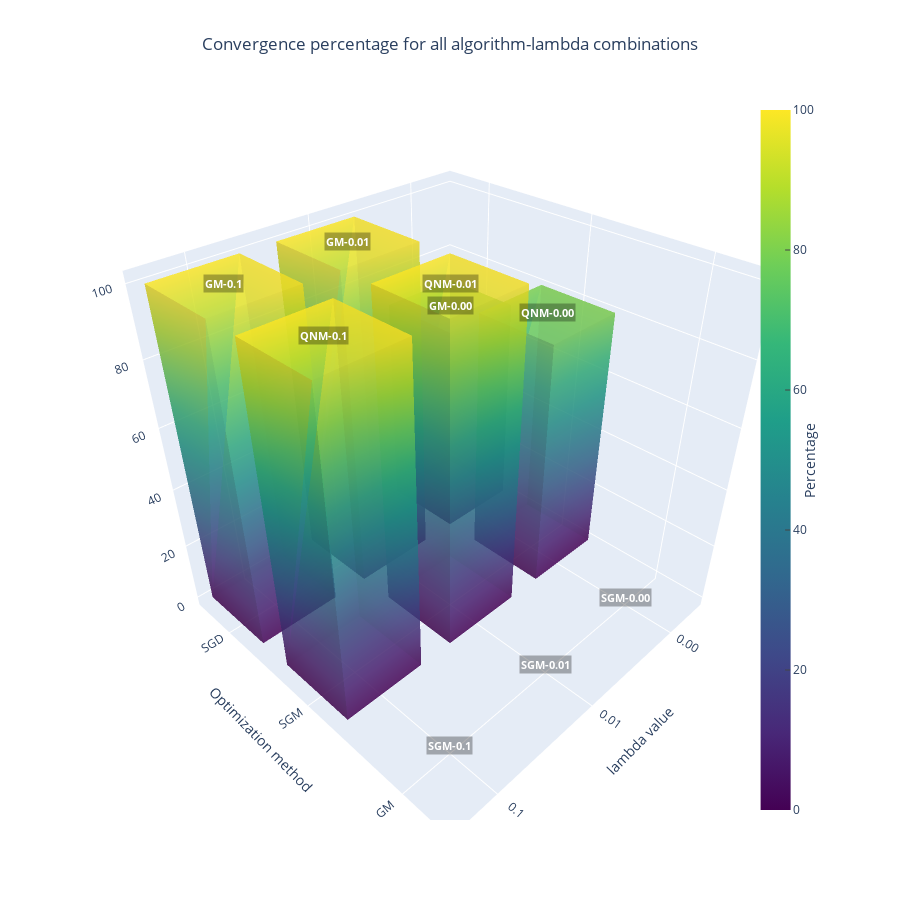

Write notebook code for a chart like this one.
### Code cell
fig = barchart3d(
    label, la_isd_conv_prc,
    'Convergence percentage for all algorithm-lambda combinations', 'Percentage',
    colorscale='Viridis', opacity=0.6, flatshading=True)
fig.show()
# save the figure
fig.write_image("GC_for_la.png")

### Figure 1 — Plotly figure (JSON) as saved in the notebook; plotly's stock layout.template omitted (floating-point values rounded to 4 significant figures)
{"data": [{"alphahull": 0, "coloraxis": "coloraxis", "flatshading": true, "hoverinfo": "skip", "intensity": [0, 0, 0, 0, 70, 70, 70, 70], "opacity": 0.6, "type": "mesh3d", "x": [-0.35, -0.35, 0.35, 0.35, -0.35, -0.35, 0.35, 0.35], "y": [-0.35, 0.35, 0.35, -0.35, -0.35, 0.35, 0.35, -0.35], "z": [0, 0, 0, 0, 70, 70, 70, 70]}, {"alphahull": 0, "coloraxis": "coloraxis", "flatshading": true, "hoverinfo": "skip", "intensity": [0, 0, 0, 0, 100, 100, 100, 100], "opacity": 0.6, "type": "mesh3d", "x": [0.65, 0.65, 1.35, 1.35, 0.65, 0.65, 1.35, 1.35], "y": [-0.35, 0.35, 0.35, -0.35, -0.35, 0.35, 0.35, -0.35], "z": [0, 0, 0, 0, 100, 100, 100, 100]}, {"alphahull": 0, "coloraxis": "coloraxis", "flatshading": true, "hoverinfo": "skip", "intensity": [0, 0, 0, 0, 100, 100, 100, 100], "opacity": 0.6, "type": "mesh3d", "x": [1.65, 1.65, 2.35, 2.35, 1.65, 1.65, 2.35, 2.35], "y": [-0.35, 0.35, 0.35, -0.35, -0.35, 0.35, 0.35, -0.35], "z": [0, 0, 0, 0, 100, 100, 100, 100]}, {"alphahull": 0, "coloraxis": "coloraxis", "flatshading": true, "hoverinfo": "skip", "intensity": [0, 0, 0, 0, 80, 80, 80, 80], "opacity": 0.6, "type": "mesh3d", "x": [-0.35, -0.35, 0.35, 0.35, -0.35, -0.35, 0.35, 0.35], "y": [0.65, 1.35, 1.35, 0.65, 0.65, 1.35, 1.35, 0.65], "z": [0, 0, 0, 0, 80, 80, 80, 80]}, {"alphahull": 0, "coloraxis": "coloraxis", "flatshading": true, "hoverinfo": "skip", "intensity": [0, 0, 0, 0, 100, 100, 100, 100], "opacity": 0.6, "type": "mesh3d", "x": [0.65, 0.65, 1.35, 1.35, 0.65, 0.65, 1.35, 1.35], "y": [0.65, 1.35, 1.35, 0.65, 0.65, 1.35, 1.35, 0.65], "z": [0, 0, 0, 0, 100, 100, 100, 100]}, {"alphahull": 0, "coloraxis": "coloraxis", "flatshading": true, "hoverinfo": "skip", "intensity": [0, 0, 0, 0, 100, 100, 100, 100], "opacity": 0.6, "type": "mesh3d", "x": [1.65, 1.65, 2.35, 2.35, 1.65, 1.65, 2.35, 2.35], "y": [0.65, 1.35, 1.35, 0.65, 0.65, 1.35, 1.35, 0.65], "z": [0, 0, 0, 0, 100, 100, 100, 100]}, {"alphahull": 0, "coloraxis": "coloraxis", "flatshading": true, "hoverinfo": "skip", "intensity": [0, 0, 0, 0, 0, 0, 0, 0], "opacity": 0.6, "type": "mesh3d", "x": [-0.35, -0.35, 0.35, 0.35, -0.35, -0.35, 0.35, 0.35], "y": [1.65, 2.35, 2.35, 1.65, 1.65, 2.35, 2.35, 1.65], "z": [0, 0, 0, 0, 0, 0, 0, 0]}, {"alphahull": 0, "coloraxis": "coloraxis", "flatshading": true, "hoverinfo": "skip", "intensity": [0, 0, 0, 0, 0, 0, 0, 0], "opacity": 0.6, "type": "mesh3d", "x": [0.65, 0.65, 1.35, 1.35, 0.65, 0.65, 1.35, 1.35], "y": [1.65, 2.35, 2.35, 1.65, 1.65, 2.35, 2.35, 1.65], "z": [0, 0, 0, 0, 0, 0, 0, 0]}, {"alphahull": 0, "coloraxis": "coloraxis", "flatshading": true, "hoverinfo": "skip", "intensity": [0, 0, 0, 0, 0, 0, 0, 0], "opacity": 0.6, "type": "mesh3d", "x": [1.65, 1.65, 2.35, 2.35, 1.65, 1.65, 2.35, 2.35], "y": [1.65, 2.35, 2.35, 1.65, 1.65, 2.35, 2.35, 1.65], "z": [0, 0, 0, 0, 0, 0, 0, 0]}], "layout": {"coloraxis": {"colorbar": {"ticks": "inside", "title": {"side": "right", "text": "Percentage"}, "x": 1, "xanchor": "right", "xpad": 0}, "colorscale": [[0, "#440154"], [0.1111, "#482878"], [0.2222, "#3e4989"], [0.3333, "#31688e"], [0.4444, "#26828e"], [0.5556, "#1f9e89"], [0.6667, "#35b779"], [0.7778, "#6ece58"], [0.8889, "#b5de2b"], [1, "#fde725"]]}, "height": 900, "legend": {"bgcolor": "rgba(0, 0, 0, 0)", "itemclick": false, "itemdoubleclick": false, "x": 0, "xanchor": "left", "y": 1, "yanchor": "top"}, "scene": {"annotations": [{"bgcolor": "rgba(0, 0, 0, 0.3)", "font": {"color": "white", "size": 11}, "hovertext": "70.0 GM-0.00", "showarrow": false, "text": "<b>GM-0.00</b>", "x": 0, "xanchor": "center", "y": 0, "yanchor": "middle", "z": 70}, {"bgcolor": "rgba(0, 0, 0, 0.3)", "font": {"color": "white", "size": 11}, "hovertext": "100.0 GM-0.01", "showarrow": false, "text": "<b>GM-0.01</b>", "x": 1, "xanchor": "center", "y": 0, "yanchor": "middle", "z": 100}, {"bgcolor": "rgba(0, 0, 0, 0.3)", "font": {"color": "white", "size": 11}, "hovertext": "100.0 GM-0.1", "showarrow": false, "text": "<b>GM-0.1</b>", "x": 2, "xanchor": "center", "y": 0, "yanchor": "middle", "z": 100}, {"bgcolor": "rgba(0, 0, 0, 0.3)", "font": {"color": "white", "size": 11}, "hovertext": "80.0 QNM-0.00", "showarrow": false, "text": "<b>QNM-0.00</b>", "x": 0, "xanchor": "center", "y": 1, "yanchor": "middle", "z": 80}, {"bgcolor": "rgba(0, 0, 0, 0.3)", "font": {"color": "white", "size": 11}, "hovertext": "100.0 QNM-0.01", "showarrow": false, "text": "<b>QNM-0.01</b>", "x": 1, "xanchor": "center", "y": 1, "yanchor": "middle", "z": 100}, {"bgcolor": "rgba(0, 0, 0, 0.3)", "font": {"color": "white", "size": 11}, "hovertext": "100.0 QNM-0.1", "showarrow": false, "text": "<b>QNM-0.1</b>", "x": 2, "xanchor": "center", "y": 1, "yanchor": "middle", "z": 100}, {"bgcolor": "rgba(0, 0, 0, 0.3)", "font": {"color": "white", "size": 11}, "hovertext": "0.0 SGM-0.00", "showarrow": false, "text": "<b>SGM-0.00</b>", "x": 0, "xanchor": "center", "y": 2, "yanchor": "middle", "z": 0}, {"bgcolor": "rgba(0, 0, 0, 0.3)", "font": {"color": "white", "size": 11}, "hovertext": "0.0 SGM-0.01", "showarrow": false, "text": "<b>SGM-0.01</b>", "x": 1, "xanchor": "center", "y": 2, "yanchor": "middle", "z": 0}, {"bgcolor": "rgba(0, 0, 0, 0.3)", "font": {"color": "white", "size": 11}, "hovertext": "0.0 SGM-0.1", "showarrow": false, "text": "<b>SGM-0.1</b>", "x": 2, "xanchor": "center", "y": 2, "yanchor": "middle", "z": 0}], "xaxis": {"tickmode": "array", "ticktext": ["0.00", "0.01", "0.1"], "tickvals": [0, 1, 2], "title": {"text": "lambda value"}}, "yaxis": {"tickmode": "array", "ticktext": ["SGD", "SGM", "GM"], "tickvals": [0, 1, 2], "title": {"text": "Optimization method"}}, "zaxis": {"title": {"text": ""}}}, "showlegend": false, "title": {"text": "Convergence percentage for all algorithm-lambda combinations", "x": 0.5}, "width": 900}}
